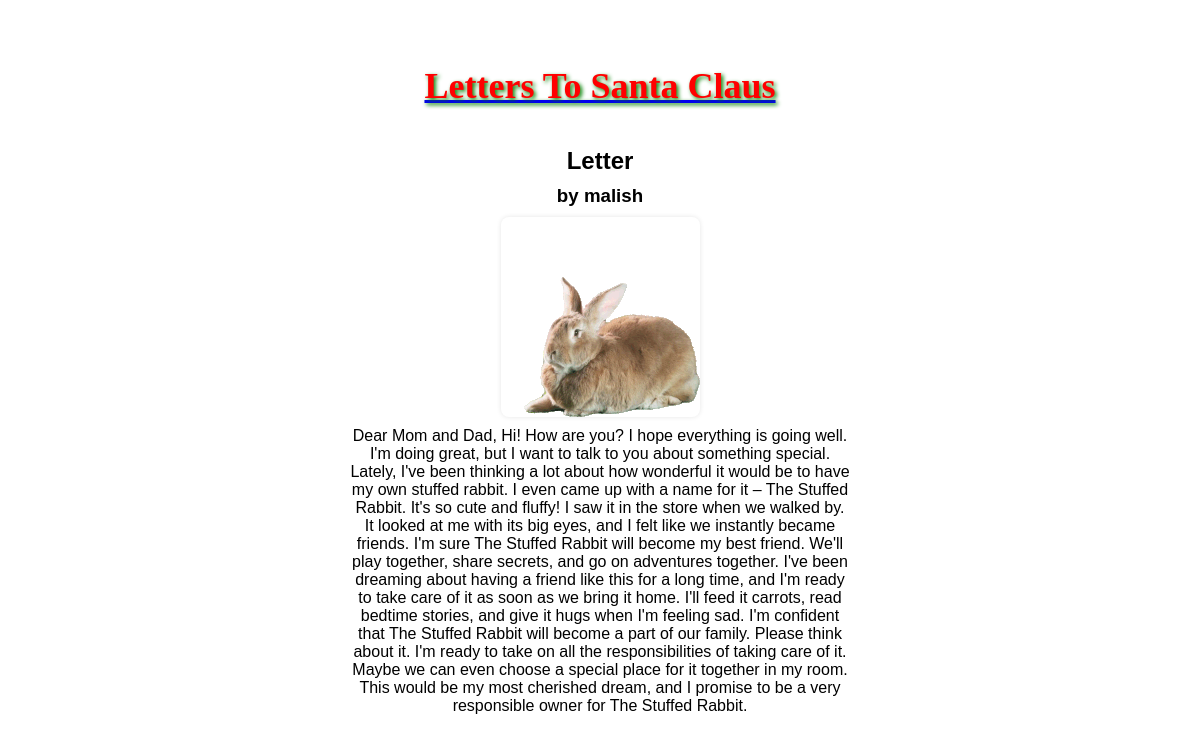
Screenshot of /posts/26/ with the database file from the repository.
### main/models.py (models this page shows, shortened)
class Post(models.Model):
    POST_TYPES = [('c', 'copyright'), ('p', 'public content')]
    title = models.CharField(max_length=200)
    content = models.TextField()
    post_type = models.CharField(max_length=1, choices=POST_TYPES)
    image = models.ImageField(upload_to='uploads')
    author = models.ForeignKey(Author, on_delete=models.CASCADE)

class Author(models.Model):
    name = models.CharField(max_length=100, blank=False)
    email = models.EmailField(primary_key=True, blank=False)
    user = models.OneToOneField(User, on_delete=models.SET_NULL, null=True, blank=True)

### main/views.py (the view)
# urls.py: path('posts/<int:post_id>/', main_views.post, name="post"),
def post(request, post_id):
    try:
        p = Post.objects.get(id=post_id)
        return render(request, 'post.html', {'p': p})
    except Post.DoesNotExist:
        raise Http404("Пост не найден")

### main/templates/post.html
{% extends 'base.html' %}
{% load static %}
{% block content %}
    <link rel="stylesheet" href="{% static 'main/css/post.css' %}">
    <div class="post-container">
        <h2>{{ p.title }}</h2>
        <h3>by {{ p.author.name }}</h3>
        <div class="post-image-container">
            <img class="post-image" src="{{ p.image.url }}" alt="{{ p.title }}">
        </div>
        <p>{{ p.content }}</p>
    </div>
{% endblock %}

### main/static/main/css/post.css (style rules this page uses)
body { margin: 0; padding: 0; font-family: Arial, sans-serif; background: url('/static/main/img/fon3.jpg') center center fixed; background-size: cover; display: flex; flex-direction: column; align-items: center; justify-content: center; height: 100vh; overflow-x: hidden; }
.post-container { max-width: 540px; width: 100%; padding: 20px; box-sizing: border-box; }
h2, h3, p { text-align: center; margin: 10px 0; }
.post-image-container { display: flex; justify-content: center; }
.post-image { max-width: 100%; height: auto; border-radius: 8px; box-shadow: 0 0 5px rgba(0, 0, 0, 0.1); }

### rows the page displays
Post: title "Letter", author.name "malish", image (picture), content "Dear Mom and Dad, Hi! How are you? I hope everything is going well. I'm doing great, but I want to talk to you about something special. Lately, I've been thinking a lot about how wonderful it would be to have my own stuffed rabbit. I even came up with a name for it – The Stuffed Rabbit. It's so cute and fluffy! I saw it in the store when we walked by. It looked at me with its big eyes, and I felt like we instantly became friends. I'm sure The Stuffed Rabbit will become my best friend. We'll play together, share secrets, and go on adventures together. I've been dreaming about having a friend like this for a long time, and I'm ready to take care of it as soon as we bring it home. I'll feed it…"
